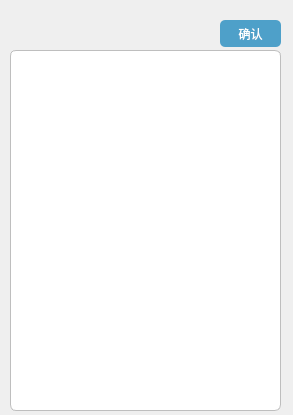
<?xml version="1.0" encoding="UTF-8"?>
<ui version="4.0">
 <class>Userlist</class>
 <widget class="QWidget" name="Userlist">
  <property name="geometry">
   <rect>
    <x>0</x>
    <y>0</y>
    <width>293</width>
    <height>415</height>
   </rect>
  </property>
  <property name="windowTitle">
   <string>用户选择列表</string>
  </property>
  <widget class="QListView" name="listView">
   <property name="geometry">
    <rect>
     <x>10</x>
     <y>50</y>
     <width>271</width>
     <height>361</height>
    </rect>
   </property>
   <property name="styleSheet">
    <string notr="true">border-style:solid;
border-width:1px;
border-color:rgb(190,190,190);
background-color: rgb(255, 255, 255);
border-radius: 6px; </string>
   </property>
  </widget>
  <widget class="QPushButton" name="addBtn">
   <property name="geometry">
    <rect>
     <x>220</x>
     <y>20</y>
     <width>61</width>
     <height>27</height>
    </rect>
   </property>
   <property name="styleSheet">
    <string notr="true">font: 10pt &quot;Agency FB&quot;;
color: rgb(255, 255, 255);
background-color: rgb(78, 160, 201);
border-radius: 5px; 
</string>
   </property>
   <property name="text">
    <string>确认</string>
   </property>
  </widget>
 </widget>
 <resources/>
 <connections/>
</ui>
